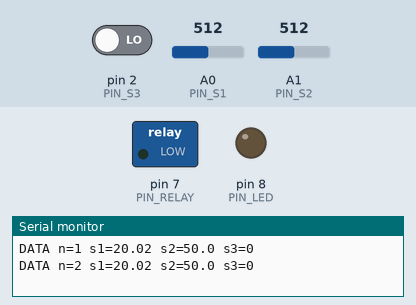
Bench run of a sketch on a simulated Arduino Uno, built with avr-gcc and run on an emulated ATmega328P. Parts: switched loads named in the sketch (green lamp = pin HIGH), output pins drawn as LEDs (lit = HIGH), the last lines printed to the serial monitor. The test bench sets the inputs (shaded band); at power-on: A0 (PIN_S1) = 512, pin 2 (PIN_S3) LOW, A1 (PIN_S2) = 512.

Above: at 5.8 s.
5.9 s: A0 (PIN_S1) set to 498
At 11.0 s:
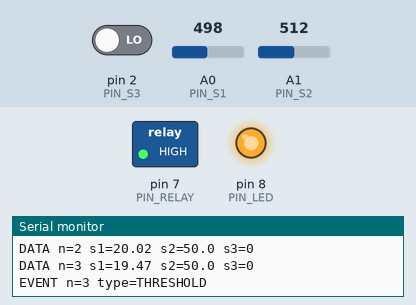
11.9 s: A0 (PIN_S1) set to 716
At 16.0 s:
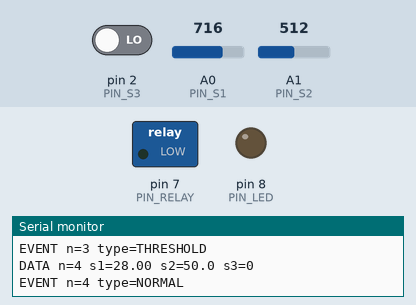
17.9 s: A0 (PIN_S1) set to 511
At 21.1 s:
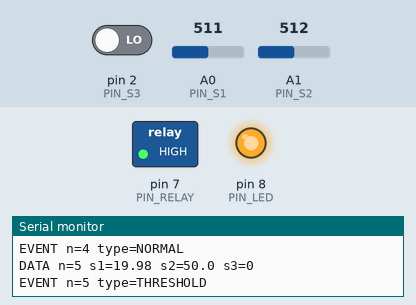
23.9 s: A0 (PIN_S1) set to 900
At 26.2 s:
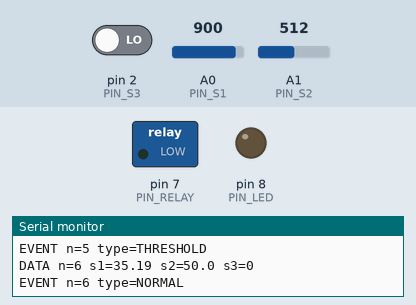
Timing chart, 0 to 27.7 s (numbered marks = the images above; inputs shaded):
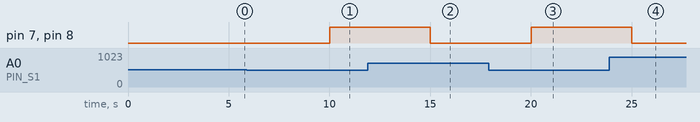

The sketch:

variant_08.ino
```cpp
// Вариант 8. Комната отдыха. Система контроля температуры
// Плата: Arduino Uno (ATmega328P), симулятор Wokwi
// Подключение:
//   Датчик 1 (NTC, температура 0-40 °C)      -> A0
//   Датчик 2 (LDR, освещённость 0-100 %)     -> A1
//   Датчик 3 (PIR, присутствие)               -> D2
//   Реле K1 (обогреватель)                    -> D7
//   Светодиод HL1 (зелёный) через R1 = 200 Ом -> D8

const int PIN_S1 = A0;     // датчик 1: NTC (температура)
const int PIN_S2 = A1;     // датчик 2: LDR (освещённость), выход AO
const int PIN_S3 = 2;      // датчик 3: PIR (присутствие)
const int PIN_RELAY = 7;   // обогреватель
const int PIN_LED = 8;     // светодиод-индикатор

const unsigned long T_MS = 5000;  // период опроса T = 5 с
const float S1_MIN = 0.0;         // диапазон датчика 1: 0...40 °C
const float S1_MAX = 40.0;
const float S2_MIN = 0.0;         // диапазон датчика 2: 0...100 %
const float S2_MAX = 100.0;
const float THRESHOLD = 20.0;     // порог: температура < 20 °C

unsigned long n = 0;   // номер измерения
bool alarm = false;    // порог сейчас выполняется?

// Датчик 1: NTC (температура). Учебное допущение: шкала линейная
float readS1() {
  return S1_MIN + (S1_MAX - S1_MIN) * analogRead(PIN_S1) / 1023.0;
}

// Датчик 2: LDR (освещённость), линейная шкала 0-100 %
float readS2() {
  return S2_MIN + (S2_MAX - S2_MIN) * analogRead(PIN_S2) / 1023.0;
}

// Датчик 3: PIR (присутствие человека)
int readS3() {
  return digitalRead(PIN_S3);
}

void actuatorOn() {
  digitalWrite(PIN_RELAY, HIGH);
}

void actuatorOff() {
  digitalWrite(PIN_RELAY, LOW);
}

bool conditionMet(float s1, float s2, int s3) {
  return s1 < THRESHOLD;
}

void setup() {
  Serial.begin(9600);
  pinMode(PIN_S3, INPUT);
  pinMode(PIN_RELAY, OUTPUT);
  pinMode(PIN_LED, OUTPUT);
  actuatorOff();
  digitalWrite(PIN_LED, LOW);
}

void loop() {
  n++;
  float s1 = readS1();
  float s2 = readS2();
  int s3 = readS3();

  Serial.print("DATA n=");  Serial.print(n);
  Serial.print(" s1=");     Serial.print(s1, 2);
  Serial.print(" s2=");     Serial.print(s2, 1);
  Serial.print(" s3=");     Serial.println(s3);

  bool cond = conditionMet(s1, s2, s3);

  if (cond && !alarm) {
    alarm = true;
    actuatorOn();
    digitalWrite(PIN_LED, HIGH);
    Serial.print("EVENT n="); Serial.print(n);
    Serial.println(" type=THRESHOLD");
  } else if (!cond && alarm) {
    alarm = false;
    actuatorOff();
    digitalWrite(PIN_LED, LOW);
    Serial.print("EVENT n="); Serial.print(n);
    Serial.println(" type=NORMAL");
  }

  delay(T_MS);
}
```

Measured:
- the behaviour switches between 512 and 511 on A0 (PIN_S1) (found by bisection; images 0 and 1)
- after the input at 5.9 s, pin 7 (PIN_RELAY), pin 8 (PIN_LED): LOW → HIGH after 4.1 s
- after the input at 11.9 s, pin 7 (PIN_RELAY), pin 8 (PIN_LED): HIGH → LOW after 3.1 s
- after the input at 17.9 s, pin 7 (PIN_RELAY), pin 8 (PIN_LED): LOW → HIGH after 2.1 s
- after the input at 23.9 s, pin 7 (PIN_RELAY), pin 8 (PIN_LED): HIGH → LOW after 1.1 s
